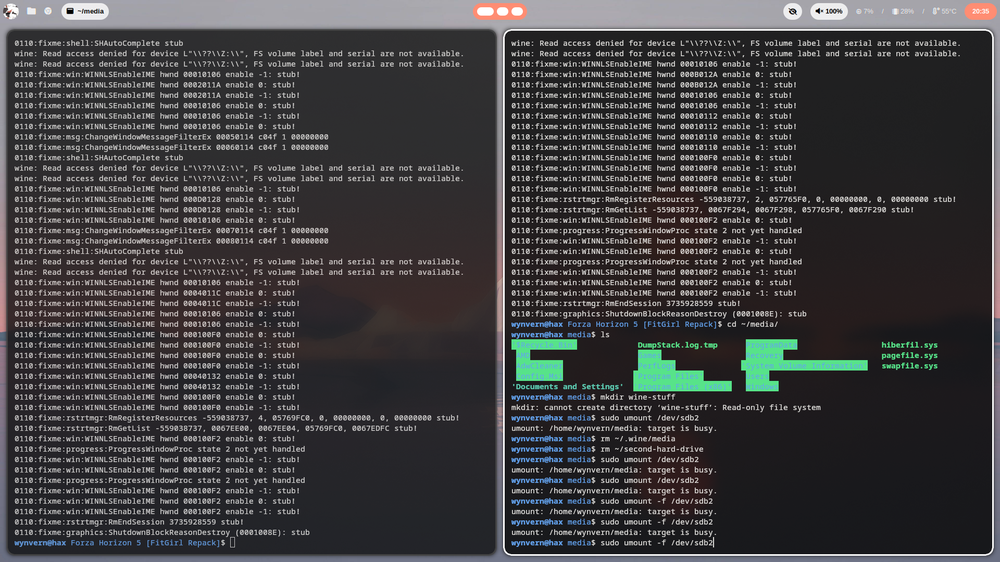
#> input picture wlogout/screenshot/screenshot_temp.png, 1000 x 562 px, shrunk from 1920 x 1080 before the run, found by its file name
$ python makeBlur.py
#> lines starting #> are read from the running program, lines starting #| are printed output that depends on the picture
from PIL import Image, ImageFilter
import os
import subprocess

def capture_and_blur_screenshot(output_path):
    # Use grim to capture the screenshot and save it as a temporary file in the same directory
    temp_file = os.path.join(os.path.dirname(output_path), "screenshot_temp.png")
    subprocess.run(["grim", temp_file])
#> (this line was passed over: subprocess is not available in this run)

    # Open the temporary screenshot file
    screenshot = Image.open(temp_file)
#> screenshot is the input picture: PIL image 1000x562 RGB; mean R, G, B 62.9, 62.1, 63.5

    # Apply a blur effect
    blurred_screenshot = screenshot.filter(ImageFilter.GaussianBlur(8))
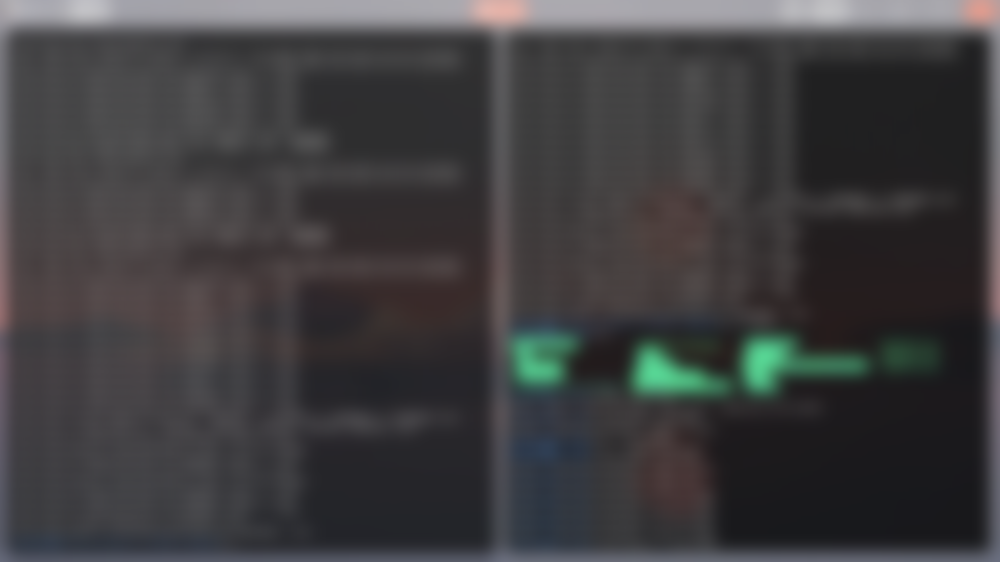
#> blurred_screenshot: PIL image 1000x562 RGB; mean R, G, B 63, 62.2, 63.7
    blurred_screenshot.save(output_path)
    # Save


if __name__ == "__main__":
    # Specify the output path for the blurred screenshot
    output_path = "/home/wynvern/.config/wlogout/screenshot/blurred_screenshot.png"

    # Create the output directory if it doesn't exist
    output_directory = os.path.dirname(output_path)
    if not os.path.exists(output_directory):
        os.makedirs(output_directory)
        print(f"Created directory: {output_directory}")

    print("proceeding to take screenshot...")
    # Capture screenshot, apply blur, and save
    capture_and_blur_screenshot(output_path)
